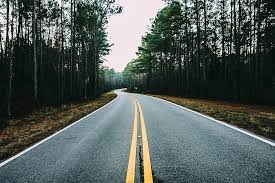
#> input picture Dataset Scraper/Dataset/Plain/100.jpg, 275 x 183 px, given in place of target.png, which was not available
$ jupyter execute --allow-errors test.ipynb   (shell and % lines are left out)
#> lines starting #> are read from the running program, lines starting #| are printed output that depends on the picture; pictures that were not available may be replaced by others from this repository, and a replacement may not be noted
[cell 1]
import cv2
import pickle
import numpy as np
from sklearn.feature_extraction.text import CountVectorizer
from sklearn.decomposition import PCA
import pandas as pd
import os

[cell 2]
# extract sift features

# [4 lines left out: function extract_sift_features, not called in this run]

[cell 3]
plain_image_path = "../../../Dataset/train/Plain/"
plain_dump_path = "../Dataset/Resized_Images_256/Plain/"

pothole_image_path = "../../../Dataset/train/Pothole/"
pothole_dump_path = "../Dataset/Resized_Images_256/Pothole/"

[cell 4]
from sklearn.feature_extraction.text import CountVectorizer

# Sample data: strings of numbers
data = ["123 456 789", "456 789 123", "789 123 456"]

# Create a CountVectorizer
vectorizer = CountVectorizer()

# Fit and transform the data
X = vectorizer.fit_transform(data)

# Get the feature names (numbers in this case)
feature_names = vectorizer.get_feature_names_out()

# Convert the matrix to an array for better readability
matrix_array = X.toarray()

# Create a DataFrame for better visualization
import pandas as pd
df = pd.DataFrame(matrix_array, columns=feature_names)

# Display the DataFrame
print(df)

[cell 5]
# Sample text data
documents = [
    "1 2 3 4 9",
    "2 4 1",
]

# Initialize CountVectorizer


# Fit and transform
vectorizer = CountVectorizer(tokenizer=lambda x: x.split())
X = vectorizer.fit(documents)

X.fit_transform(documents).toarray()

# Convert to dense array
# histogram_array = X.toarray()

#> (a cell that did not finish here is left out)

#> (a cell that did not finish here is left out)

[cell 8]
from sklearn.cluster import KMeans

pothole_processed = [(pothole_dump_path + pothole_path) for pothole_path in os.listdir(pothole_dump_path)]
plain_processed = [(plain_dump_path + plain_path) for plain_path in os.listdir(plain_dump_path)]

# [34 lines left out: function generateDescriptorHistograms, not called in this run]

#> (the rest of this cell did not finish here and is left out)

[cell 9]
from sklearn.cluster import KMeans
from sklearn.feature_extraction.text import TfidfTransformer
import joblib

pothole_processed = [(pothole_dump_path + pothole_path) for pothole_path in os.listdir(pothole_dump_path)]
plain_processed = [(plain_dump_path + plain_path) for plain_path in os.listdir(plain_dump_path)]

# [42 lines left out: function generateDescriptorHistograms, not called in this run]

#> (a cell that did not finish here is left out)

[cell 11]
import cv2
import matplotlib.pyplot as plt
import numpy as np

# Load the image
image1 = cv2.imread('../Dataset/Sample Images/target.png')
#> image1 is the input picture: shape (183, 275, 3); mean B, G, R 89.9, 92.9, 83.4

# Convert the training image to RGB
training_image = cv2.cvtColor(image1, cv2.COLOR_BGR2RGB)

# Convert the training image to gray scale
training_gray = cv2.cvtColor(training_image, cv2.COLOR_RGB2GRAY)
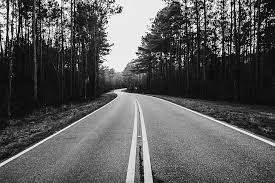
#> training_gray: shape (183, 275); min 0, max 255, mean 89.7

# Create test image by adding Scale Invariance and Rotational Invariance
test_image = cv2.pyrDown(training_image)
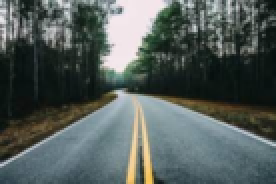
#> test_image: shape (92, 138, 3) (shown 2 times larger); mean R, G, B 83.4, 92.9, 89.9
test_image = cv2.pyrDown(test_image)
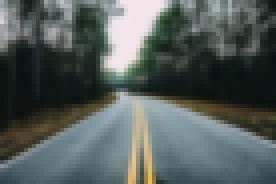
#> test_image: shape (46, 69, 3) (shown 4 times larger); mean R, G, B 83.9, 93.3, 90.3
num_rows, num_cols = test_image.shape[:2]
#> num_rows = 46; num_cols = 69

rotation_matrix = cv2.getRotationMatrix2D((num_cols/2, num_rows/2), 30, 1)
test_image = cv2.warpAffine(test_image, rotation_matrix, (num_cols, num_rows))
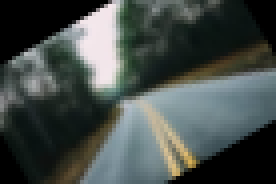
#> test_image: shape (46, 69, 3) (shown 4 times larger); mean R, G, B 69, 76.4, 73.4

test_gray = cv2.cvtColor(test_image, cv2.COLOR_RGB2GRAY)
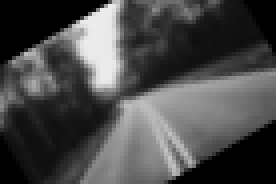
#> test_gray: shape (46, 69) (shown 4 times larger); min 0, max 236, mean 73.8

# Display traning image and testing image
fx, plots = plt.subplots(1, 2, figsize=(20,10))

plots[0].set_title("Training Image")
plots[0].imshow(training_image)

plots[1].set_title("Testing Image")
plots[1].imshow(test_image)
sift = cv2.SIFT_create()

train_keypoints, train_descriptor = sift.detectAndCompute(training_gray, None)
#> train_keypoints = 306 keypoints; strongest (x, y, size): (10, 38, 1.9), (7, 37, 2.1), (3, 46, 1.9), (12, 31, 1.9)
test_keypoints, test_descriptor = sift.detectAndCompute(test_gray, None)
#> test_keypoints = 21 keypoints; strongest (x, y, size): (8, 13, 2.7), (44, 43, 1.9), (20, 29, 10.2), (8, 21, 2.8)
print(type(test_descriptor))
#| <class 'numpy.ndarray'>

keypoints_without_size = np.copy(training_image)
keypoints_with_size = np.copy(training_image)

cv2.drawKeypoints(training_image, train_keypoints, keypoints_without_size, color = (0, 255, 0))
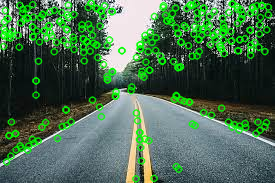
#> keypoints_without_size: shape (183, 275, 3); mean R, G, B 73.8, 110, 80.2

cv2.drawKeypoints(training_image, train_keypoints, keypoints_with_size, flags = cv2.DRAW_MATCHES_FLAGS_DRAW_RICH_KEYPOINTS)
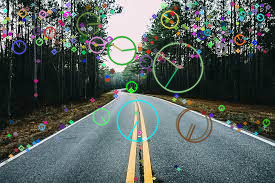
#> keypoints_with_size: shape (183, 275, 3); mean R, G, B 86.6, 96.9, 93.2

# Display image with and without keypoints size
fx, plots = plt.subplots(1, 2, figsize=(20,10))

# plots[0].set_title("Train keypoints With Size")
plots[0].imshow(keypoints_with_size, cmap='gray')

# plots[1].set_title("Train keypoints Without Size")
# plots[1].imshow(keypoints_without_size, cmap='gray')

# Print the number of keypoints detected in the training image
print("Number of Keypoints Detected In The Training Image: ", len(train_keypoints))
#| Number of Keypoints Detected In The Training Image:  306

# Print the number of keypoints detected in the query image
print("Number of Keypoints Detected In The Query Image: ", len(test_keypoints))
#| Number of Keypoints Detected In The Query Image:  21

$ run again, on Dataset Scraper/Dataset/Plain/160.jpg
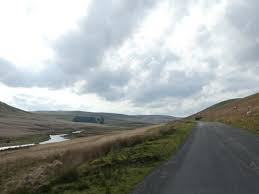
#> input picture Dataset Scraper/Dataset/Plain/160.jpg, 259 x 194 px, given in place of target.png, which was not available
#> image1 is the input picture: shape (194, 259, 3); mean B, G, R 158.3, 160.1, 155.9
#> `test_gray = cv2.cvtColor(test_image, cv2.COLOR_RGB2GRAY)`:
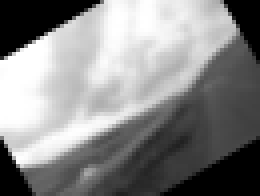
#> test_gray: shape (49, 65) (shown 4 times larger); min 0, max 255, mean 135
#> train_keypoints = 107 keypoints; strongest (x, y, size): (3, 148, 2), (55, 139, 6.3), (94, 104, 13.8), (48, 138, 2.7)
#> test_keypoints = 27 keypoints; strongest (x, y, size): (5, 39, 3.2), (9, 13, 5.8), (56, 7, 4.5), (26, 30, 3.5)
#| <class 'numpy.ndarray'>
#> keypoints_without_size: shape (194, 259, 3); mean R, G, B 151.4, 165.7, 154.1
#> `cv2.drawKeypoints(training_image, train_keypoints, keypoints_with_size..`:
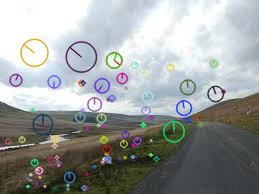
#> keypoints_with_size: shape (194, 259, 3); mean R, G, B 154.8, 158.8, 157.6
#| Number of Keypoints Detected In The Training Image:  107
#| Number of Keypoints Detected In The Query Image:  27
